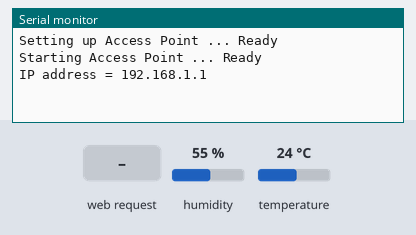
This sketch was run on a simulated ESP8266 (NodeMCU). On the bench: the last lines printed to the serial monitor. The inputs (shaded band) are chosen by the test bench; at power-on: humidity 55 %, temperature 24 °C. WiFi joins after 1.5 s; servers stay silent unless stated; storage starts empty.

Above: at 1.2 s.
1.3 s: HTTP request GET /temperature received
At 2.3 s:
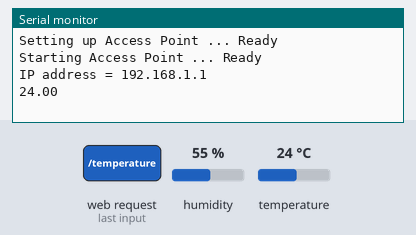
2.8 s: HTTP request GET /humidity received
At 4.0 s:
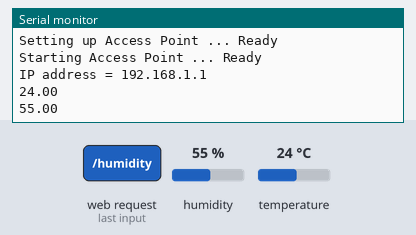

The sketch:

ESP8266_Weather_Station.ino
```cpp
#ifdef ESP32
  #include <WiFi.h>
  #include <ESPAsyncWebServer.h>
  #include <SPIFFS.h>
#else
  #include <Arduino.h>
  #include <ESP8266WiFi.h>
  #include <Hash.h>
  #include <ESPAsyncTCP.h>
  #include <ESPAsyncWebServer.h>
  #include <WebSocketsServer.h>
  #include <FS.h>
#endif
#include <Wire.h>
#include <Adafruit_Sensor.h>
#include <Adafruit_BMP280.h>
#include <Adafruit_AHTX0.h>
#include <Wire.h>
#include <Adafruit_GFX.h>
#include <Adafruit_SSD1306.h>

Adafruit_BMP280 bmp;
Adafruit_AHTX0 aht;

Adafruit_SSD1306 display(128, 64, &Wire, -1);

//ESP8266
//VDD  --------->  3.3V
//GND  --------->  GND
//SDA  --------->  D2(GPIO-->04)
//SCL  --------->  D1(GPIO-->05)

// Replace with your network credentials
const char* ssid = "Arduino_Cloud";
const char* password = "01798320823";

//new added
// Configure IP addresses of the local access point
IPAddress local_IP(192,168,1,1);
IPAddress gateway(192,168,1,2);
IPAddress subnet(255,255,255,0);

// Create AsyncWebServer object on port 80
AsyncWebServer server(80);

//new added
WebSocketsServer webSocket = WebSocketsServer(81);    // the websocket uses port 81 (standard port for websockets

String readbmp280Temperature() {
  // Read temperature as Celsius (the default)
  float t = bmp.readTemperature();
  // Convert temperature to Fahrenheit
  //t = 1.8 * t + 32;
  if (isnan(t)) {
    Serial.println("Failed to read from bmp280 sensor!");
    return "";
  }
  else {
    Serial.println(t);
    return String(t);
  }
}

String readbmp280Humidity() {
  sensors_event_t humidity, temp;
  aht.getEvent(&humidity, &temp);
  float h = humidity.relative_humidity;
  if (isnan(h)) {
    Serial.println("Failed to read from AHT20 sensor!");
    return "";
  }
  else {
    Serial.println(h);
    return String(h);
  }
}

String readbmp280Pressure() {
  float p = bmp.readPressure() / 100.0F;
  if (isnan(p)) {
    Serial.println("Failed to read from bmp280 sensor!");
    return "";
  }
  else {
    Serial.println(p);
    return String(p);
  }
}

void setup(){
  // Serial port for debugging purposes
  Serial.begin(115200);

  unsigned status;
  //status = bmp.begin(BMP280_ADDRESS_ALT, BMP280_CHIPID);
  status = bmp.begin();
  if (!status) {
    Serial.println(F("Could not find a valid BMP280 sensor, check wiring or "
                      "try a different address!"));
    Serial.print("SensorID was: 0x"); Serial.println(bmp.sensorID(),16);
    Serial.print("        ID of 0xFF probably means a bad address, a BMP 180 or BMP 085\n");
    Serial.print("   ID of 0x56-0x58 represents a BMP 280,\n");
    Serial.print("        ID of 0x60 represents a BME 280.\n");
    Serial.print("        ID of 0x61 represents a BME 680.\n");
    while (1) delay(10);
  }

    if (! aht.begin()) {
    Serial.println("Could not find AHT? Check wiring");
    while (1) delay(10);
  }

/*      if(!display.begin(SSD1306_SWITCHCAPVCC, 0x3C)) { // Address 0x3D for 128x64
   Serial.println(F("SSD1306 allocation failed"));
   for(;;);
 } */

  // Initialize SPIFFS
  if(!SPIFFS.begin()){
    Serial.println("An Error has occurred while mounting SPIFFS");
    return;
  }

/*   Connect to Wi-Fi
  WiFi.begin(ssid, password);
  while (WiFi.status() != WL_CONNECTED)
  {
    delay(1000);
    Serial.println("Connecting to WiFi..");
  } */

/*   display.clearDisplay();
  display.setTextSize(1);
  display.setTextColor(WHITE);
  display.setCursor(0,10);
  display.println(ssid);
  display.setCursor(0,30);
  display.println(password);
  display.setCursor(0, 50);
  display.println(WiFi.localIP());
  display.display();  */

  Serial.print("Setting up Access Point ... ");
  Serial.println(WiFi.softAPConfig(local_IP, gateway, subnet) ? "Ready" : "Failed!");

  Serial.print("Starting Access Point ... ");
  Serial.println(WiFi.softAP(ssid, password) ? "Ready" : "Failed!");

  Serial.print("IP address = ");
  Serial.println(WiFi.softAPIP());

  // Print ESP32 Local IP Address
  //Serial.println(WiFi.localIP());

  // Route for root / web page
  server.on("/", HTTP_GET, [](AsyncWebServerRequest *request){
    request->send(SPIFFS, "/index.html");
  });
  server.on("/temperature", HTTP_GET, [](AsyncWebServerRequest *request){
    request->send_P(200, "text/plain", readbmp280Temperature().c_str());
  });
  server.on("/humidity", HTTP_GET, [](AsyncWebServerRequest *request){
    request->send_P(200, "text/plain", readbmp280Humidity().c_str());
  });
  server.on("/pressure", HTTP_GET, [](AsyncWebServerRequest *request){
    request->send_P(200, "text/plain", readbmp280Pressure().c_str());
  });
  //new added
  server.serveStatic("/", SPIFFS, "/");

  webSocket.begin();                                  // start websocket
  //webSocket.onEvent(webSocketEvent);

  // Start server
  server.begin();
}

void loop(){
  //DO NOTHING HERE
}
```

Measured:
- after the input at 1.3 s, the serial monitor: prints a new line at once (image 1)
- after the input at 2.8 s, the serial monitor: prints a new line after 0.10 s (image 2)
